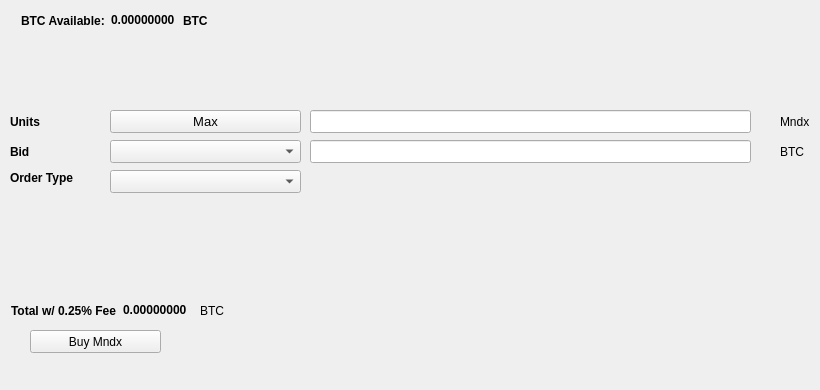
   <widget class="QWidget" name="BuyTab">
    <attribute name="title">
     <string>Buy</string>
    </attribute>
    <widget class="QPushButton" name="BuyMndx">
     <property name="geometry">
      <rect>
       <x>30</x>
       <y>330</y>
       <width>131</width>
       <height>23</height>
      </rect>
     </property>
     <property name="text">
      <string>Buy Mndx</string>
     </property>
     <property name="icon">
      <iconset resource="../mndx.qrc">
       <normaloff>:/icons/bitcoin</normaloff>:/icons/bitcoin</iconset>
     </property>
    </widget>
    <widget class="QLabel" name="label_3">
     <property name="geometry">
      <rect>
       <x>10</x>
       <y>110</y>
       <width>46</width>
       <height>23</height>
      </rect>
     </property>
     <property name="font">
      <font>
       <weight>75</weight>
       <bold>true</bold>
      </font>
     </property>
     <property name="text">
      <string>Units</string>
     </property>
    </widget>
    <widget class="QLineEdit" name="UnitsInput">
     <property name="geometry">
      <rect>
       <x>310</x>
       <y>110</y>
       <width>441</width>
       <height>23</height>
      </rect>
     </property>
     <property name="font">
      <font>
       <pointsize>9</pointsize>
       <weight>75</weight>
       <bold>true</bold>
      </font>
     </property>
    </widget>
    <widget class="QLineEdit" name="BuyBidPriceEdit">
     <property name="geometry">
      <rect>
       <x>310</x>
       <y>140</y>
       <width>441</width>
       <height>23</height>
      </rect>
     </property>
     <property name="font">
      <font>
       <pointsize>9</pointsize>
       <weight>75</weight>
       <bold>true</bold>
      </font>
     </property>
    </widget>
    <widget class="QLabel" name="label_4">
     <property name="geometry">
      <rect>
       <x>780</x>
       <y>110</y>
       <width>31</width>
       <height>23</height>
      </rect>
     </property>
     <property name="text">
      <string>Mndx</string>
     </property>
    </widget>
    <widget class="QLabel" name="label_5">
     <property name="geometry">
      <rect>
       <x>780</x>
       <y>140</y>
       <width>31</width>
       <height>23</height>
      </rect>
     </property>
     <property name="text">
      <string>BTC</string>
     </property>
    </widget>
    <widget class="QLabel" name="label_6">
     <property name="geometry">
      <rect>
       <x>10</x>
       <y>140</y>
       <width>46</width>
       <height>23</height>
      </rect>
     </property>
     <property name="font">
      <font>
       <weight>75</weight>
       <bold>true</bold>
      </font>
     </property>
     <property name="text">
      <string>Bid</string>
     </property>
    </widget>
    <widget class="QLabel" name="label_7">
     <property name="geometry">
      <rect>
       <x>10</x>
       <y>170</y>
       <width>91</width>
       <height>16</height>
      </rect>
     </property>
     <property name="font">
      <font>
       <weight>75</weight>
       <bold>true</bold>
      </font>
     </property>
     <property name="text">
      <string>Order Type</string>
     </property>
    </widget>
    <widget class="QPushButton" name="Buy_Max_Amount">
     <property name="geometry">
      <rect>
       <x>110</x>
       <y>110</y>
       <width>191</width>
       <height>23</height>
      </rect>
     </property>
     <property name="font">
      <font>
       <pointsize>10</pointsize>
      </font>
     </property>
     <property name="text">
      <string>Max</string>
     </property>
    </widget>
    <widget class="QComboBox" name="BuyBidcomboBox">
     <property name="geometry">
      <rect>
       <x>110</x>
       <y>140</y>
       <width>191</width>
       <height>23</height>
      </rect>
     </property>
     <property name="font">
      <font>
       <pointsize>10</pointsize>
      </font>
     </property>
    </widget>
    <widget class="QComboBox" name="buyOrdertypeCombo">
     <property name="geometry">
      <rect>
       <x>110</x>
       <y>170</y>
       <width>191</width>
       <height>23</height>
      </rect>
     </property>
     <property name="font">
      <font>
       <pointsize>10</pointsize>
      </font>
     </property>
    </widget>
    <widget class="QWidget" name="layoutWidget1">
     <property name="geometry">
      <rect>
       <x>21</x>
       <y>11</y>
       <width>227</width>
       <height>19</height>
      </rect>
     </property>
     <layout class="QHBoxLayout" name="horizontalLayout_3">
      <item>
       <widget class="QLabel" name="label232">
        <property name="font">
         <font>
          <weight>75</weight>
          <bold>true</bold>
         </font>
        </property>
        <property name="text">
         <string>BTC Available:</string>
        </property>
       </widget>
      </item>
      <item>
       <widget class="QLabel" name="BtcAvailableLbl">
        <property name="palette">
         <palette>
          <active>
           <colorrole role="WindowText">
            <brush brushstyle="SolidPattern">
             <color alpha="255">
              <red>0</red>
              <green>0</green>
              <blue>0</blue>
             </color>
            </brush>
           </colorrole>
           <colorrole role="Button">
            <brush brushstyle="SolidPattern">
             <color alpha="255">
              <red>0</red>
              <green>170</green>
              <blue>0</blue>
             </color>
            </brush>
           </colorrole>
           <colorrole role="Light">
            <brush brushstyle="SolidPattern">
             <color alpha="255">
              <red>0</red>
              <green>255</green>
              <blue>0</blue>
             </color>
            </brush>
           </colorrole>
           <colorrole role="Midlight">
            <brush brushstyle="SolidPattern">
             <color alpha="255">
              <red>0</red>
              <green>212</green>
              <blue>0</blue>
             </color>
            </brush>
           </colorrole>
           <colorrole role="Dark">
            <brush brushstyle="SolidPattern">
             <color alpha="255">
              <red>0</red>
              <green>85</green>
              <blue>0</blue>
             </color>
            </brush>
           </colorrole>
           <colorrole role="Mid">
            <brush brushstyle="SolidPattern">
             <color alpha="255">
              <red>0</red>
              <green>113</green>
              <blue>0</blue>
             </color>
            </brush>
           </colorrole>
           <colorrole role="Text">
            <brush brushstyle="SolidPattern">
             <color alpha="255">
              <red>0</red>
              <green>170</green>
              <blue>0</blue>
             </color>
            </brush>
           </colorrole>
           <colorrole role="BrightText">
            <brush brushstyle="SolidPattern">
             <color alpha="255">
              <red>255</red>
              <green>255</green>
              <blue>255</blue>
             </color>
            </brush>
           </colorrole>
           <colorrole role="ButtonText">
            <brush brushstyle="SolidPattern">
             <color alpha="255">
              <red>0</red>
              <green>0</green>
              <blue>0</blue>
             </color>
            </brush>
           </colorrole>
           <colorrole role="Base">
            <brush brushstyle="SolidPattern">
             <color alpha="255">
              <red>255</red>
              <green>255</green>
              <blue>255</blue>
             </color>
            </brush>
           </colorrole>
           <colorrole role="Window">
            <brush brushstyle="SolidPattern">
             <color alpha="255">
              <red>0</red>
              <green>170</green>
              <blue>0</blue>
             </color>
            </brush>
           </colorrole>
           <colorrole role="Shadow">
            <brush brushstyle="SolidPattern">
             <color alpha="255">
              <red>0</red>
              <green>0</green>
              <blue>0</blue>
             </color>
            </brush>
           </colorrole>
           <colorrole role="AlternateBase">
            <brush brushstyle="SolidPattern">
             <color alpha="255">
              <red>127</red>
              <green>212</green>
              <blue>127</blue>
             </color>
            </brush>
           </colorrole>
           <colorrole role="ToolTipBase">
            <brush brushstyle="SolidPattern">
             <color alpha="255">
              <red>255</red>
              <green>255</green>
              <blue>220</blue>
             </color>
            </brush>
           </colorrole>
           <colorrole role="ToolTipText">
            <brush brushstyle="SolidPattern">
             <color alpha="255">
              <red>0</red>
              <green>0</green>
              <blue>0</blue>
             </color>
            </brush>
           </colorrole>
          </active>
          <inactive>
           <colorrole role="WindowText">
            <brush brushstyle="SolidPattern">
             <color alpha="255">
              <red>0</red>
              <green>0</green>
              <blue>0</blue>
             </color>
            </brush>
           </colorrole>
           <colorrole role="Button">
            <brush brushstyle="SolidPattern">
             <color alpha="255">
              <red>0</red>
              <green>170</green>
              <blue>0</blue>
             </color>
            </brush>
           </colorrole>
           <colorrole role="Light">
            <brush brushstyle="SolidPattern">
             <color alpha="255">
              <red>0</red>
              <green>255</green>
              <blue>0</blue>
             </color>
            </brush>
           </colorrole>
           <colorrole role="Midlight">
            <brush brushstyle="SolidPattern">
             <color alpha="255">
              <red>0</red>
              <green>212</green>
              <blue>0</blue>
             </color>
            </brush>
           </colorrole>
           <colorrole role="Dark">
            <brush brushstyle="SolidPattern">
             <color alpha="255">
              <red>0</red>
              <green>85</green>
              <blue>0</blue>
             </color>
            </brush>
           </colorrole>
           <colorrole role="Mid">
            <brush brushstyle="SolidPattern">
             <color alpha="255">
              <red>0</red>
              <green>113</green>
              <blue>0</blue>
             </color>
            </brush>
           </colorrole>
           <colorrole role="Text">
            <brush brushstyle="SolidPattern">
             <color alpha="255">
              <red>0</red>
              <green>170</green>
              <blue>0</blue>
             </color>
            </brush>
           </colorrole>
           <colorrole role="BrightText">
            <brush brushstyle="SolidPattern">
             <color alpha="255">
              <red>255</red>
              <green>255</green>
              <blue>255</blue>
             </color>
            </brush>
           </colorrole>
           <colorrole role="ButtonText">
            <brush brushstyle="SolidPattern">
             <color alpha="255">
              <red>0</red>
              <green>0</green>
              <blue>0</blue>
             </color>
            </brush>
           </colorrole>
           <colorrole role="Base">
            <brush brushstyle="SolidPattern">
             <color alpha="255">
              <red>255</red>
              <green>255</green>
              <blue>255</blue>
             </color>
            </brush>
           </colorrole>
           <colorrole role="Window">
            <brush brushstyle="SolidPattern">
             <color alpha="255">
              <red>0</red>
              <green>170</green>
              <blue>0</blue>
             </color>
            </brush>
           </colorrole>
           <colorrole role="Shadow">
            <brush brushstyle="SolidPattern">
             <color alpha="255">
              <red>0</red>
              <green>0</green>
              <blue>0</blue>
             </color>
            </brush>
           </colorrole>
           <colorrole role="AlternateBase">
            <brush brushstyle="SolidPattern">
             <color alpha="255">
              <red>127</red>
              <green>212</green>
              <blue>127</blue>
             </color>
            </brush>
           </colorrole>
           <colorrole role="ToolTipBase">
            <brush brushstyle="SolidPattern">
             <color alpha="255">
              <red>255</red>
              <green>255</green>
              <blue>220</blue>
             </color>
            </brush>
           </colorrole>
           <colorrole role="ToolTipText">
            <brush brushstyle="SolidPattern">
             <color alpha="255">
              <red>0</red>
              <green>0</green>
              <blue>0</blue>
             </color>
            </brush>
           </colorrole>
          </inactive>
          <disabled>
           <colorrole role="WindowText">
            <brush brushstyle="SolidPattern">
             <color alpha="255">
              <red>0</red>
              <green>85</green>
              <blue>0</blue>
             </color>
            </brush>
           </colorrole>
           <colorrole role="Button">
            <brush brushstyle="SolidPattern">
             <color alpha="255">
              <red>0</red>
              <green>170</green>
              <blue>0</blue>
             </color>
            </brush>
           </colorrole>
           <colorrole role="Light">
            <brush brushstyle="SolidPattern">
             <color alpha="255">
              <red>0</red>
              <green>255</green>
              <blue>0</blue>
             </color>
            </brush>
           </colorrole>
           <colorrole role="Midlight">
            <brush brushstyle="SolidPattern">
             <color alpha="255">
              <red>0</red>
              <green>212</green>
              <blue>0</blue>
             </color>
            </brush>
           </colorrole>
           <colorrole role="Dark">
            <brush brushstyle="SolidPattern">
             <color alpha="255">
              <red>0</red>
              <green>85</green>
              <blue>0</blue>
             </color>
            </brush>
           </colorrole>
           <colorrole role="Mid">
            <brush brushstyle="SolidPattern">
             <color alpha="255">
              <red>0</red>
              <green>113</green>
              <blue>0</blue>
             </color>
            </brush>
           </colorrole>
           <colorrole role="Text">
            <brush brushstyle="SolidPattern">
             <color alpha="255">
              <red>0</red>
              <green>85</green>
              <blue>0</blue>
             </color>
            </brush>
           </colorrole>
           <colorrole role="BrightText">
            <brush brushstyle="SolidPattern">
             <color alpha="255">
              <red>255</red>
              <green>255</green>
              <blue>255</blue>
             </color>
            </brush>
           </colorrole>
           <colorrole role="ButtonText">
            <brush brushstyle="SolidPattern">
             <color alpha="255">
              <red>0</red>
              <green>85</green>
              <blue>0</blue>
             </color>
            </brush>
           </colorrole>
           <colorrole role="Base">
            <brush brushstyle="SolidPattern">
             <color alpha="255">
              <red>0</red>
              <green>170</green>
              <blue>0</blue>
             </color>
            </brush>
           </colorrole>
           <colorrole role="Window">
            <brush brushstyle="SolidPattern">
             <color alpha="255">
              <red>0</red>
              <green>170</green>
              <blue>0</blue>
             </color>
            </brush>
           </colorrole>
           <colorrole role="Shadow">
            <brush brushstyle="SolidPattern">
             <color alpha="255">
              <red>0</red>
              <green>0</green>
              <blue>0</blue>
             </color>
            </brush>
           </colorrole>
           <colorrole role="AlternateBase">
            <brush brushstyle="SolidPattern">
             <color alpha="255">
              <red>0</red>
              <green>170</green>
              <blue>0</blue>
             </color>
            </brush>
           </colorrole>
           <colorrole role="ToolTipBase">
            <brush brushstyle="SolidPattern">
             <color alpha="255">
              <red>255</red>
              <green>255</green>
              <blue>220</blue>
             </color>
            </brush>
           </colorrole>
           <colorrole role="ToolTipText">
            <brush brushstyle="SolidPattern">
             <color alpha="255">
              <red>0</red>
              <green>0</green>
              <blue>0</blue>
             </color>
            </brush>
           </colorrole>
          </disabled>
         </palette>
        </property>
        <property name="font">
         <font>
          <weight>75</weight>
          <bold>true</bold>
         </font>
        </property>
        <property name="text">
         <string>0.00000000</string>
        </property>
        <property name="textInteractionFlags">
         <set>Qt::LinksAccessibleByMouse|Qt::TextSelectableByKeyboard|Qt::TextSelectableByMouse</set>
        </property>
       </widget>
      </item>
      <item>
       <widget class="QLabel" name="BtcAvailableLbl_2">
        <property name="font">
         <font>
          <weight>75</weight>
          <bold>true</bold>
         </font>
        </property>
        <property name="text">
         <string>BTC</string>
        </property>
       </widget>
      </item>
     </layout>
    </widget>
    <widget class="QWidget" name="layoutWidge2">
     <property name="geometry">
      <rect>
       <x>11</x>
       <y>301</y>
       <width>259</width>
       <height>19</height>
      </rect>
     </property>
     <layout class="QHBoxLayout" name="horizontalLayout_4">
      <item>
       <widget class="QLabel" name="label_9">
        <property name="font">
         <font>
          <weight>75</weight>
          <bold>true</bold>
         </font>
        </property>
        <property name="text">
         <string>Total w/ 0.25% Fee</string>
        </property>
       </widget>
      </item>
      <item>
       <widget class="QLabel" name="BuyCostLabel">
        <property name="palette">
         <palette>
          <active>
           <colorrole role="WindowText">
            <brush brushstyle="SolidPattern">
             <color alpha="255">
              <red>0</red>
              <green>0</green>
              <blue>0</blue>
             </color>
            </brush>
           </colorrole>
           <colorrole role="Button">
            <brush brushstyle="SolidPattern">
             <color alpha="255">
              <red>0</red>
              <green>170</green>
              <blue>0</blue>
             </color>
            </brush>
           </colorrole>
           <colorrole role="Light">
            <brush brushstyle="SolidPattern">
             <color alpha="255">
              <red>0</red>
              <green>255</green>
              <blue>0</blue>
             </color>
            </brush>
           </colorrole>
           <colorrole role="Midlight">
            <brush brushstyle="SolidPattern">
             <color alpha="255">
              <red>0</red>
              <green>212</green>
              <blue>0</blue>
             </color>
            </brush>
           </colorrole>
           <colorrole role="Dark">
            <brush brushstyle="SolidPattern">
             <color alpha="255">
              <red>0</red>
              <green>85</green>
              <blue>0</blue>
             </color>
            </brush>
           </colorrole>
           <colorrole role="Mid">
            <brush brushstyle="SolidPattern">
             <color alpha="255">
              <red>0</red>
              <green>113</green>
              <blue>0</blue>
             </color>
            </brush>
           </colorrole>
           <colorrole role="Text">
            <brush brushstyle="SolidPattern">
             <color alpha="255">
              <red>0</red>
              <green>170</green>
              <blue>0</blue>
             </color>
            </brush>
           </colorrole>
           <colorrole role="BrightText">
            <brush brushstyle="SolidPattern">
             <color alpha="255">
              <red>255</red>
              <green>255</green>
              <blue>255</blue>
             </color>
            </brush>
           </colorrole>
           <colorrole role="ButtonText">
            <brush brushstyle="SolidPattern">
             <color alpha="255">
              <red>0</red>
              <green>0</green>
              <blue>0</blue>
             </color>
            </brush>
           </colorrole>
           <colorrole role="Base">
            <brush brushstyle="SolidPattern">
             <color alpha="255">
              <red>255</red>
              <green>255</green>
              <blue>255</blue>
             </color>
            </brush>
           </colorrole>
           <colorrole role="Window">
            <brush brushstyle="SolidPattern">
             <color alpha="255">
              <red>0</red>
              <green>170</green>
              <blue>0</blue>
             </color>
            </brush>
           </colorrole>
           <colorrole role="Shadow">
            <brush brushstyle="SolidPattern">
             <color alpha="255">
              <red>0</red>
              <green>0</green>
              <blue>0</blue>
             </color>
            </brush>
           </colorrole>
           <colorrole role="AlternateBase">
            <brush brushstyle="SolidPattern">
             <color alpha="255">
              <red>127</red>
              <green>212</green>
              <blue>127</blue>
             </color>
            </brush>
           </colorrole>
           <colorrole role="ToolTipBase">
            <brush brushstyle="SolidPattern">
             <color alpha="255">
              <red>255</red>
              <green>255</green>
              <blue>220</blue>
             </color>
            </brush>
           </colorrole>
           <colorrole role="ToolTipText">
            <brush brushstyle="SolidPattern">
             <color alpha="255">
              <red>0</red>
              <green>0</green>
              <blue>0</blue>
             </color>
            </brush>
           </colorrole>
          </active>
          <inactive>
           <colorrole role="WindowText">
            <brush brushstyle="SolidPattern">
             <color alpha="255">
              <red>0</red>
              <green>0</green>
              <blue>0</blue>
             </color>
            </brush>
           </colorrole>
           <colorrole role="Button">
            <brush brushstyle="SolidPattern">
             <color alpha="255">
              <red>0</red>
              <green>170</green>
              <blue>0</blue>
             </color>
            </brush>
           </colorrole>
           <colorrole role="Light">
            <brush brushstyle="SolidPattern">
             <color alpha="255">
              <red>0</red>
              <green>255</green>
              <blue>0</blue>
             </color>
            </brush>
           </colorrole>
           <colorrole role="Midlight">
            <brush brushstyle="SolidPattern">
             <color alpha="255">
              <red>0</red>
              <green>212</green>
              <blue>0</blue>
             </color>
            </brush>
           </colorrole>
           <colorrole role="Dark">
            <brush brushstyle="SolidPattern">
             <color alpha="255">
              <red>0</red>
              <green>85</green>
              <blue>0</blue>
             </color>
            </brush>
           </colorrole>
           <colorrole role="Mid">
            <brush brushstyle="SolidPattern">
             <color alpha="255">
              <red>0</red>
              <green>113</green>
              <blue>0</blue>
             </color>
            </brush>
           </colorrole>
           <colorrole role="Text">
            <brush brushstyle="SolidPattern">
             <color alpha="255">
              <red>0</red>
              <green>170</green>
              <blue>0</blue>
             </color>
            </brush>
           </colorrole>
           <colorrole role="BrightText">
            <brush brushstyle="SolidPattern">
             <color alpha="255">
              <red>255</red>
              <green>255</green>
              <blue>255</blue>
             </color>
            </brush>
           </colorrole>
           <colorrole role="ButtonText">
            <brush brushstyle="SolidPattern">
             <color alpha="255">
              <red>0</red>
              <green>0</green>
              <blue>0</blue>
             </color>
            </brush>
           </colorrole>
           <colorrole role="Base">
            <brush brushstyle="SolidPattern">
             <color alpha="255">
              <red>255</red>
              <green>255</green>
              <blue>255</blue>
             </color>
            </brush>
           </colorrole>
           <colorrole role="Window">
            <brush brushstyle="SolidPattern">
             <color alpha="255">
              <red>0</red>
              <green>170</green>
              <blue>0</blue>
             </color>
            </brush>
           </colorrole>
           <colorrole role="Shadow">
            <brush brushstyle="SolidPattern">
             <color alpha="255">
              <red>0</red>
              <green>0</green>
              <blue>0</blue>
             </color>
            </brush>
           </colorrole>
           <colorrole role="AlternateBase">
            <brush brushstyle="SolidPattern">
             <color alpha="255">
              <red>127</red>
              <green>212</green>
              <blue>127</blue>
             </color>
            </brush>
           </colorrole>
           <colorrole role="ToolTipBase">
            <brush brushstyle="SolidPattern">
             <color alpha="255">
              <red>255</red>
              <green>255</green>
              <blue>220</blue>
             </color>
            </brush>
           </colorrole>
           <colorrole role="ToolTipText">
            <brush brushstyle="SolidPattern">
             <color alpha="255">
              <red>0</red>
              <green>0</green>
              <blue>0</blue>
             </color>
            </brush>
           </colorrole>
          </inactive>
          <disabled>
           <colorrole role="WindowText">
            <brush brushstyle="SolidPattern">
             <color alpha="255">
              <red>0</red>
              <green>85</green>
              <blue>0</blue>
             </color>
            </brush>
           </colorrole>
           <colorrole role="Button">
            <brush brushstyle="SolidPattern">
             <color alpha="255">
              <red>0</red>
              <green>170</green>
              <blue>0</blue>
             </color>
            </brush>
           </colorrole>
           <colorrole role="Light">
            <brush brushstyle="SolidPattern">
             <color alpha="255">
              <red>0</red>
              <green>255</green>
              <blue>0</blue>
             </color>
            </brush>
           </colorrole>
           <colorrole role="Midlight">
            <brush brushstyle="SolidPattern">
             <color alpha="255">
              <red>0</red>
              <green>212</green>
              <blue>0</blue>
             </color>
            </brush>
           </colorrole>
           <colorrole role="Dark">
            <brush brushstyle="SolidPattern">
             <color alpha="255">
              <red>0</red>
              <green>85</green>
              <blue>0</blue>
             </color>
            </brush>
           </colorrole>
           <colorrole role="Mid">
            <brush brushstyle="SolidPattern">
             <color alpha="255">
              <red>0</red>
              <green>113</green>
              <blue>0</blue>
             </color>
            </brush>
           </colorrole>
           <colorrole role="Text">
            <brush brushstyle="SolidPattern">
             <color alpha="255">
              <red>0</red>
              <green>85</green>
              <blue>0</blue>
             </color>
            </brush>
           </colorrole>
           <colorrole role="BrightText">
            <brush brushstyle="SolidPattern">
             <color alpha="255">
              <red>255</red>
              <green>255</green>
              <blue>255</blue>
             </color>
            </brush>
           </colorrole>
           <colorrole role="ButtonText">
            <brush brushstyle="SolidPattern">
             <color alpha="255">
              <red>0</red>
              <green>85</green>
              <blue>0</blue>
             </color>
            </brush>
           </colorrole>
           <colorrole role="Base">
            <brush brushstyle="SolidPattern">
             <color alpha="255">
              <red>0</red>
              <green>170</green>
              <blue>0</blue>
             </color>
            </brush>
           </colorrole>
           <colorrole role="Window">
            <brush brushstyle="SolidPattern">
             <color alpha="255">
              <red>0</red>
              <green>170</green>
              <blue>0</blue>
             </color>
            </brush>
           </colorrole>
           <colorrole role="Shadow">
            <brush brushstyle="SolidPattern">
             <color alpha="255">
              <red>0</red>
              <green>0</green>
              <blue>0</blue>
             </color>
            </brush>
           </colorrole>
           <colorrole role="AlternateBase">
            <brush brushstyle="SolidPattern">
             <color alpha="255">
              <red>0</red>
              <green>170</green>
              <blue>0</blue>
             </color>
            </brush>
           </colorrole>
           <colorrole role="ToolTipBase">
            <brush brushstyle="SolidPattern">
             <color alpha="255">
              <red>255</red>
              <green>255</green>
              <blue>220</blue>
             </color>
            </brush>
           </colorrole>
           <colorrole role="ToolTipText">
            <brush brushstyle="SolidPattern">
             <color alpha="255">
              <red>0</red>
              <green>0</green>
              <blue>0</blue>
             </color>
            </brush>
           </colorrole>
          </disabled>
         </palette>
        </property>
        <property name="font">
         <font>
          <weight>75</weight>
          <bold>true</bold>
         </font>
        </property>
        <property name="autoFillBackground">
         <bool>false</bool>
        </property>
        <property name="text">
         <string>0.00000000</string>
        </property>
        <property name="textInteractionFlags">
         <set>Qt::LinksAccessibleByMouse|Qt::TextSelectableByMouse</set>
        </property>
       </widget>
      </item>
      <item>
       <widget class="QLabel" name="label_10">
        <property name="font">
         <font>
          <weight>50</weight>
          <bold>false</bold>
         </font>
        </property>
        <property name="text">
         <string>BTC</string>
        </property>
       </widget>
      </item>
     </layout>
    </widget>
    <widget class="QLabel" name="label_24">
     <property name="geometry">
      <rect>
       <x>460</x>
       <y>300</y>
       <width>281</width>
       <height>81</height>
      </rect>
     </property>
     <property name="text">
      <string/>
     </property>
     <property name="pixmap">
      <pixmap>:/images/bittrex</pixmap>
     </property>
    </widget>
   </widget>
